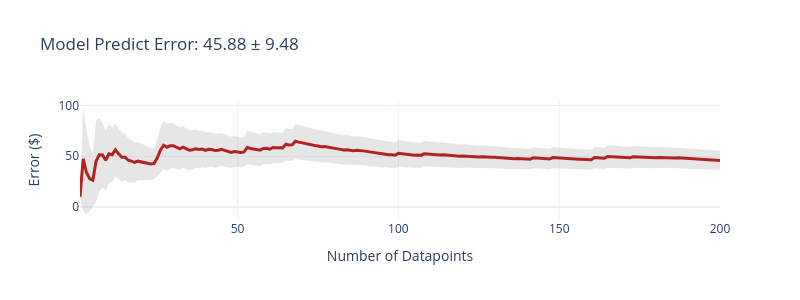
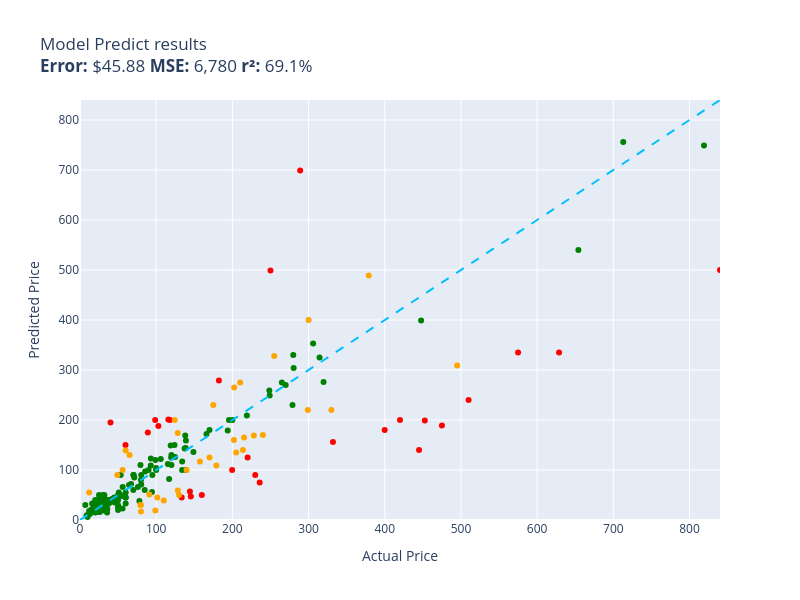

The code cell stored with these charts, in order, in its notebook:
### Markdown cell above
## Fine-Tuned Model Evaluation:

### Code cell
evaluate(function= model_predict,
         data= dataset,
         size= 200)

### Figure 1 — Plotly figure (JSON) as saved in the notebook; plotly's stock layout.template omitted (floating-point values rounded to 4 significant figures; data arrays with more than 128 entries replaced by an {"elided": "..."} marker saying what was removed)
{"data": [{"fill": "toself", "fillcolor": "rgba(128,128,128,0.2)", "hoverinfo": "skip", "line": {"color": "rgba(255,255,255,0)"}, "name": "95% CI", "showlegend": false, "x": {"elided": "400 int values"}, "y": {"elided": "400 float values"}, "type": "scatter"}, {"customdata": {"elided": "200x1 float values"}, "hovertemplate": "n=%{x}<br>Avg Error=$%{y:,.2f}<br>±95% CI=$%{customdata[0]:,.2f}<extra></extra>", "line": {"color": "firebrick", "width": 3}, "mode": "lines", "name": "Cumulative Avg Error", "x": {"elided": "200 int values"}, "y": {"elided": "200 float values"}, "type": "scatter"}], "layout": {"title": {"text": "Model Predict Error: 45.88 ± 9.48"}, "xaxis": {"title": {"text": "Number of Datapoints"}}, "yaxis": {"title": {"text": "Error ($)"}}, "width": 800, "height": 300, "showlegend": false}}

### Figure 2 — Plotly figure (JSON) as saved in the notebook; plotly's stock layout.template omitted (floating-point values rounded to 4 significant figures; data arrays with more than 128 entries replaced by an {"elided": "..."} marker saying what was removed)
{"data": [{"hovertemplate": "%{customdata[0]}<extra></extra>", "legendgroup": "green", "marker": {"color": "green", "symbol": "circle", "size": 6}, "mode": "markers", "name": "green", "orientation": "v", "showlegend": true, "x": {"elided": "137 float values"}, "xaxis": "x", "y": {"elided": "137 float values"}, "yaxis": "y", "type": "scatter", "customdata": {"elided": "137x1 str values"}}, {"hovertemplate": "%{customdata[0]}<extra></extra>", "legendgroup": "red", "marker": {"color": "red", "symbol": "circle", "size": 6}, "mode": "markers", "name": "red", "orientation": "v", "showlegend": true, "x": [116.0, 230.0, 144.3, 332.0, 452.5, 98.65, 159.9, 59.69, 199.7, 220.0, 145.4, 475.0, 40.0, 235.9, 628.8, 445.0, 182.3, 575.0, 118.0, 399.9, 102.8, 89.0, 250.0, 510.0, 289.0, 840.0, 420.0, 133.4], "xaxis": "x", "y": [201.0, 90.0, 57.0, 156.0, 199.0, 200.0, 50.0, 150.0, 100.0, 125.0, 47.0, 189.0, 195.0, 75.0, 335.0, 140.0, 279.0, 335.0, 200.0, 180.0, 188.0, 175.0, 499.0, 240.0, 699.0, 500.0, 200.0, 45.0], "yaxis": "y", "type": "scatter", "customdata": [["Telpo Headlight Assembly for 2015‑2017 T...\nGuess=$201.00 Actual=$115.99"], ["UPC RBC12-UPC Replacement Battery Cartri...\nGuess=$90.00 Actual=$229.99"], ["Lexmark X651 Compatible Toner Cartridge ...\nGuess=$57.00 Actual=$144.29"], ["Bam Trekking 3027SB Black Clarinet Backp...\nGuess=$156.00 Actual=$332.00"], ["DEWALT 20V MAX XR Impact Driver with Blu...\nGuess=$199.00 Actual=$452.53"], ["Oil‑Rubbed Bronze Freestanding Tub Fille...\nGuess=$200.00 Actual=$98.65"], ["GanFindX Portable Hand Control System  \nGuess=$50.00 Actual=$159.90"], ["Evergreen Cylinder Head Gasket Set & Hea...\nGuess=$150.00 Actual=$59.69"], ["JRready Deutsch DT Series Connector Kit ...\nGuess=$100.00 Actual=$199.68"], ["Dakota Alert MURS Driveway Probe Sensor ...\nGuess=$125.00 Actual=$219.99"], ["Wenger City Upgrade 16\" Laptop Backpack ...\nGuess=$47.00 Actual=$145.42"], ["Kohler Filtered Water Faucet  \nGuess=$189.00 Actual=$475.00"], ["Dual‑Intensity Amber Pindicator  \nGuess=$195.00 Actual=$40.00"], ["Sumerain LED Waterfall Bathroom Faucet  \nGuess=$75.00 Actual=$235.86"], ["Poison Spyder Rocker Knocker 10-08-020  \nGuess=$335.00 Actual=$628.76"], ["Lighted Triangle Mirror Cabinet with Doo...\nGuess=$140.00 Actual=$445.00"], ["ANZO USA 111207 Crystal Headlights  \nGuess=$279.00 Actual=$182.28"], ["Walker Exhaust Ultra EPA 16478 Direct Fi...\nGuess=$335.00 Actual=$574.99"], ["LSI Broadcom 9300-8i 8‑Port 12Gb/s SATA+...\nGuess=$200.00 Actual=$118.00"], ["Canon Sure Shot 90U 35mm Compact Camera ...\nGuess=$180.00 Actual=$399.89"], ["Volvo Engine Cooling Coolant System  \nGuess=$188.00 Actual=$102.85"], ["CradlePoint Compact Broadband Router CBR...\nGuess=$175.00 Actual=$89.00"], ["Music Hall PA15.3 Phono Preamplifier  \nGuess=$499.00 Actual=$250.00"], ["Competition Clutch Disc & Pressure Plate...\nGuess=$240.00 Actual=$510.00"], ["Audio‑Technica ATW‑T1002 System 10 Handh...\nGuess=$699.00 Actual=$289.00"], ["Dell XPS 13 13.3\" Full‑HD Laptop  \nGuess=$500.00 Actual=$839.99"], ["Pacific Drums 16\"x18\" Floor Tom, Red‑to‑...\nGuess=$200.00 Actual=$419.99"], ["Targus CityGear 15‑17.3” Laptop Backpack...\nGuess=$45.00 Actual=$133.43"]]}, {"hovertemplate": "%{customdata[0]}<extra></extra>", "legendgroup": "orange", "marker": {"color": "orange", "symbol": "circle", "size": 6}, "mode": "markers", "name": "orange", "orientation": "v", "showlegend": true, "x": [215.3, 329.9, 379.0, 79.2, 210.2, 175.0, 495.0, 79.95, 213.8, 79.95, 255.0, 202.0, 130.0, 202.4, 91.0, 110.0, 240.0, 124.3, 12.0, 98.95, 228.2, 157.4, 299.0, 128.3, 55.99, 59.86, 179.0, 64.99, 205.0, 128.3, 140.0, 48.99, 101.5, 300.0, 170.0], "xaxis": "x", "y": [165.0, 220.0, 489.0, 30.0, 275.0, 230.0, 309.0, 17.0, 140.0, 30.0, 328.0, 160.0, 50.0, 265.0, 51.0, 39.0, 170.0, 200.0, 55.0, 19.0, 169.0, 117.0, 220.0, 59.0, 100.0, 139.0, 109.0, 130.0, 135.0, 174.0, 100.0, 90.0, 45.0, 400.0, 125.0], "yaxis": "y", "type": "scatter", "customdata": [["ACDelco GM FW339 Front Wheel Hub & Beari...\nGuess=$165.00 Actual=$215.33"], ["High‑Efficiency Twin‑Cylinder Air Compre...\nGuess=$220.00 Actual=$329.90"], ["Metabo HPT 36V MultiVolt Cordless Rotary...\nGuess=$489.00 Actual=$379.00"], ["Panasonic KX-DECT 6.0 PLUS Digital Cordl...\nGuess=$30.00 Actual=$79.20"], ["APS iBoard 6‑inch Aluminum Running Board...\nGuess=$275.00 Actual=$210.23"], ["SKB iSeries 3i-13096-6KP Camera Case  \nGuess=$230.00 Actual=$174.99"], ["Compact High‑Performance Mini PC  \nGuess=$309.00 Actual=$495.00"], ["Clementoni 1000‑Piece Jigsaw Puzzle – Th...\nGuess=$17.00 Actual=$79.95"], ["Travelpro Platinum Elite Slim Business L...\nGuess=$140.00 Actual=$213.83"], ["15\" Oil‑Rubbed Bronze Locking Shower Hea...\nGuess=$30.00 Actual=$79.95"], ["Tidal Front & Rear Fender Flares – 4‑Pac...\nGuess=$328.00 Actual=$254.99"], ["LED Tail Light Assembly for 2014‑2021 To...\nGuess=$160.00 Actual=$201.99"], ["3D Tree Hole Stair Risers Vinyl Mural  \nGuess=$50.00 Actual=$129.99"], ["Evan‑Fischer Front Bumper Cover for 2015...\nGuess=$265.00 Actual=$202.38"], ["Festool Platin 2 6‑Inch S1000 Grit Sandi...\nGuess=$51.00 Actual=$91.00"], ["Western Digital 2TB Enterprise RE4-GP SA...\nGuess=$39.00 Actual=$109.95"], ["VLAND LED Smoked Taillights for Toyota C...\nGuess=$170.00 Actual=$239.99"], ["Dell Optiplex 390 19\" Desktop Bundle  \nGuess=$200.00 Actual=$124.27"], ["Satco 4-Count LED A19 Light Bulbs  \nGuess=$55.00 Actual=$12.00"], ["Archangel 6‑Inch Action Figure  \nGuess=$19.00 Actual=$98.95"], ["Pioneer 2‑Handle Kitchen Faucet  \nGuess=$169.00 Actual=$228.22"], ["Grey Pneumatic 1311SD 8‑Point Impact Soc...\nGuess=$117.00 Actual=$157.43"], ["Mikrotik RB3011 RouterBOARD 10xGigabit  \nGuess=$220.00 Actual=$299.00"], ["DuraGo Front Hub Assembly  \nGuess=$59.00 Actual=$128.34"], ["4‑Pack 1000 lm Solar Street Light with M...\nGuess=$100.00 Actual=$55.99"], ["HP Pavilion P7‑1257C Motherboard AAHD3‑H...\nGuess=$139.00 Actual=$59.86"], ["18\" White Undermount Ceramic Single-Bowl...\nGuess=$109.00 Actual=$179.00"], ["UPR Mach 1 Chin Spoiler  \nGuess=$130.00 Actual=$64.99"], ["SP-8102BU 1/4\" Hex Impact Driver  \nGuess=$135.00 Actual=$204.99"], ["Rohl Wire Sink Grid for UM3018 Kitchen S...\nGuess=$174.00 Actual=$128.28"], ["StonKraft Brass Chess Board & Pieces  \nGuess=$100.00 Actual=$140.00"], ["Premium Front Suspension Steering Knuckl...\nGuess=$90.00 Actual=$48.99"], ["DuraGo BR5330 Front Vented Disc Brake Ro...\nGuess=$45.00 Actual=$101.51"], ["HP LaserJet 2100 Workgroup Laser Printer...\nGuess=$400.00 Actual=$299.98"], ["Xiaomi Redmi 10 2022 6.5\" 50MP Quad Came...\nGuess=$125.00 Actual=$169.99"]]}, {"hoverinfo": "skip", "line": {"color": "deepskyblue", "dash": "dash", "width": 2}, "mode": "lines", "name": "y = x", "showlegend": false, "x": [0, 840.0], "y": [0, 840.0], "type": "scatter"}], "layout": {"xaxis": {"anchor": "y", "domain": [0.0, 1.0], "title": {"text": "Actual Price"}, "range": [0, 840.0]}, "yaxis": {"anchor": "x", "domain": [0.0, 1.0], "title": {"text": "Predicted Price"}, "range": [0, 840.0]}, "legend": {"title": {"text": "color"}, "tracegroupgap": 0}, "title": {"text": "Model Predict results<br><b>Error:</b> $45.88 <b>MSE:</b> 6,780 <b>r²:</b> 69.1%"}, "height": 600, "width": 800, "showlegend": false}}
